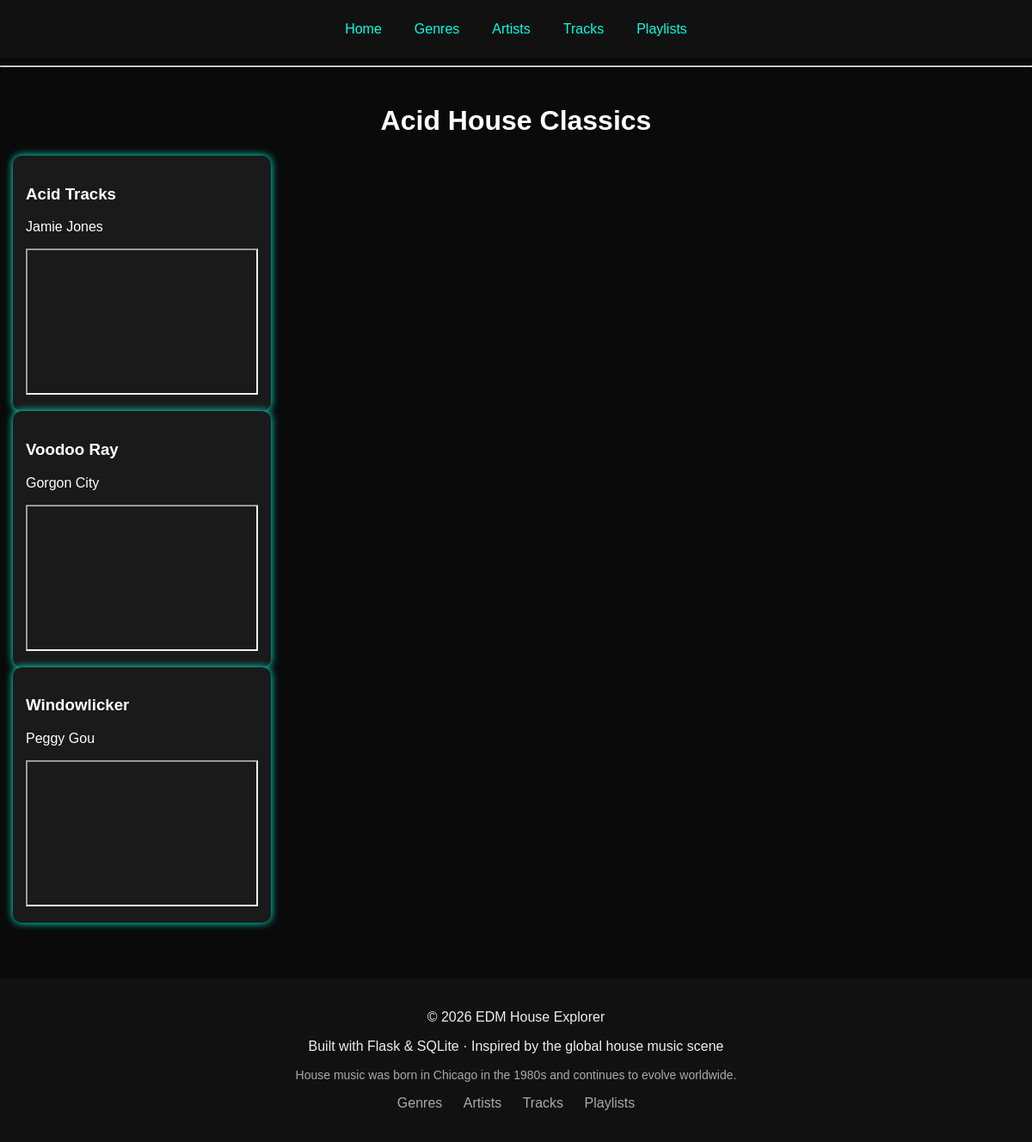
Page /playlist/2 on the committed database.
### tables this page shows
CREATE TABLE playlists (
        id INTEGER PRIMARY KEY AUTOINCREMENT,
        name TEXT NOT NULL,
        genre_id INTEGER,
        FOREIGN KEY (genre_id) REFERENCES genres(id)
    );

CREATE TABLE tracks (
        id INTEGER PRIMARY KEY AUTOINCREMENT,
        title TEXT NOT NULL,
        youtube_link TEXT,
        artist_id INTEGER,
        genre_id INTEGER,
        FOREIGN KEY (artist_id) REFERENCES artists(id),
        FOREIGN KEY (genre_id) REFERENCES genres(id)
    );

CREATE TABLE artists (
        id INTEGER PRIMARY KEY AUTOINCREMENT,
        name TEXT NOT NULL,
        image TEXT,
        about TEXT
    );

### app.py (the view)
@app.route("/playlist/<int:id>")
def playlist_detail(id):
    conn = sqlite3.connect("database.db")
    cursor = conn.cursor()
    cursor.execute("SELECT * FROM playlists WHERE id=?", (id,))
    playlist = cursor.fetchone()
    cursor.execute("""
    SELECT tracks.title, artists.name, tracks.youtube_link
    FROM tracks
    JOIN artists ON tracks.artist_id = artists.id
    WHERE tracks.genre_id = ?
    """, (playlist[2],))
    tracks = cursor.fetchall()
    conn.close()
    return render_template("playlist_detail.html",
                           playlist=playlist,
                           tracks=tracks)

### templates/playlist_detail.html
{% extends "base.html" %}
{% block content %}
<div class="container">
    <h1>{{ playlist[1] }}</h1>
    {% for track in tracks %}
        <div class="track-card">
            <h3>{{ track[0] }}</h3>
            <p>{{ track[1] }}</p>
            {% if track[2] %}
            <iframe width="300" height="170"
                src="{{ track[2] | replace('watch?v=', 'embed/') }}">
            </iframe>
            {% endif %}
        </div>
    {% endfor %}
</div>
{% endblock %}

### static/style.css (style rules this page uses)
body { background-color: #0a0a0a; color: white; font-family: Arial, sans-serif; }
.track-card { background: #1a1a1a; padding: 15px; border-radius: 10px; width: 300px; box-shadow: 0 0 10px #00ffe1; transition: 0.3s; }
h1 { text-align: center; }
* { box-sizing: border-box; }
html, body { margin: 0; padding: 0; overflow-x: hidden; font-family: Arial, sans-serif; }
.container { width: 100%; max-width: 1200px; margin: auto; padding: 15px; }
iframe { width: 100%; max-width: 100%; }
.track-card, .card { width: 100%; max-width: 300px; }

### rows in the picture
playlists: name "Acid House Classics"
tracks: title "Acid Tracks", name "Jamie Jones"
tracks: title "Voodoo Ray", name "Gorgon City"
tracks: title "Windowlicker", name "Peggy Gou"
